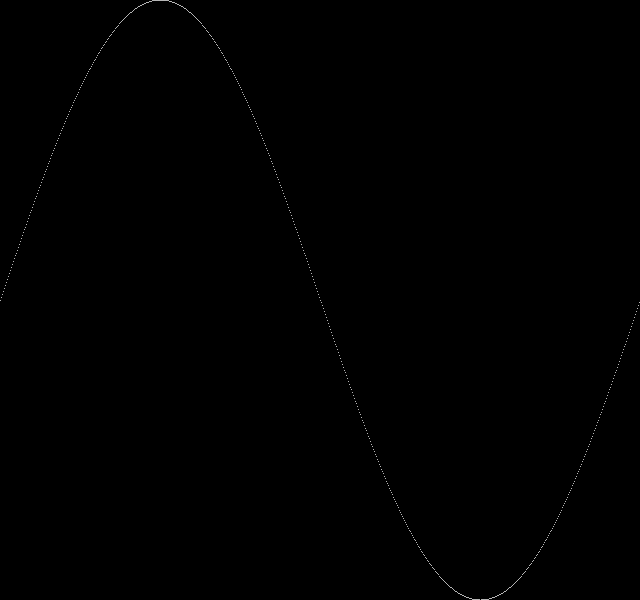
Frame 1 (no input)
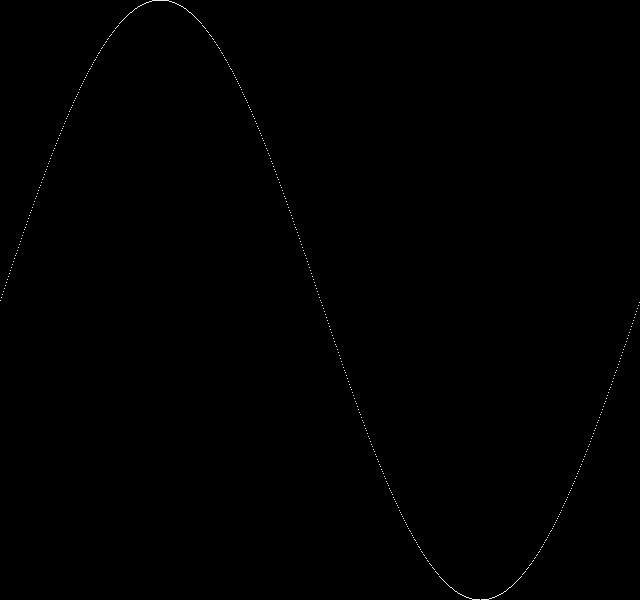
Frame 2 (the mouse pressed at the canvas centre, redrawn once)

The Processing sketch that drew these frames (run headless with seeded random() and noise(); the mouse was pressed at the canvas centre and the sketch redrawn once):

// Processing sketch: Map_demo
// ── Map_demo.pde
int ySin;

void setup() {
  size(640, 600);
  background(0);
  stroke(255);
  noLoop();
}

void draw() {
  for (int xi = 0; xi < width; xi++) {
    float ySin = map(xi, 0, width, 0, TWO_PI);
    ySin=(sin(ySin));
    ySin=map(ySin, -1, 1, height, 0);
    point(xi, ySin);
    println(xi, ySin);
  }
}
